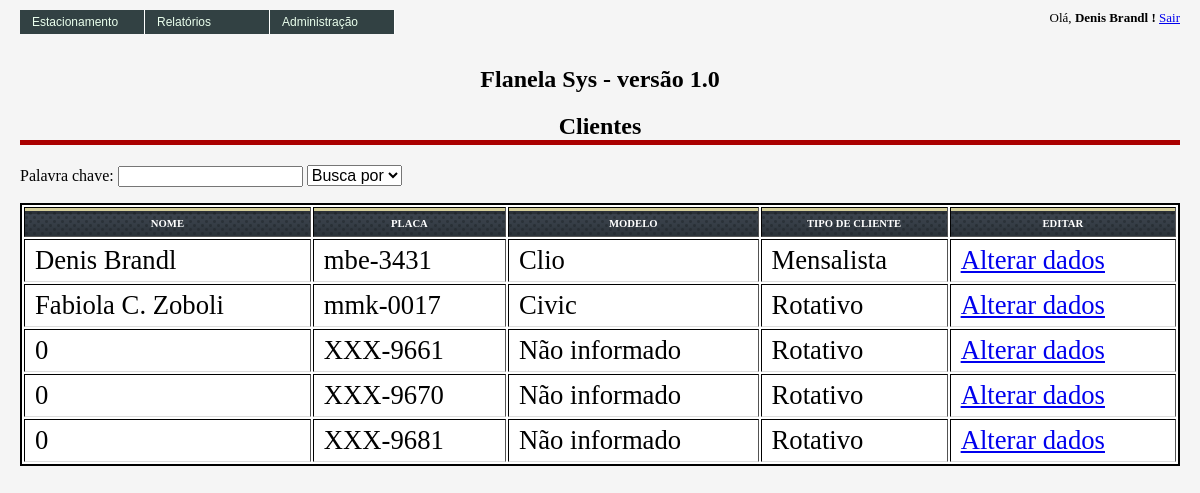
Before: /admin/clientes/index.php (signed in) with the older database file.
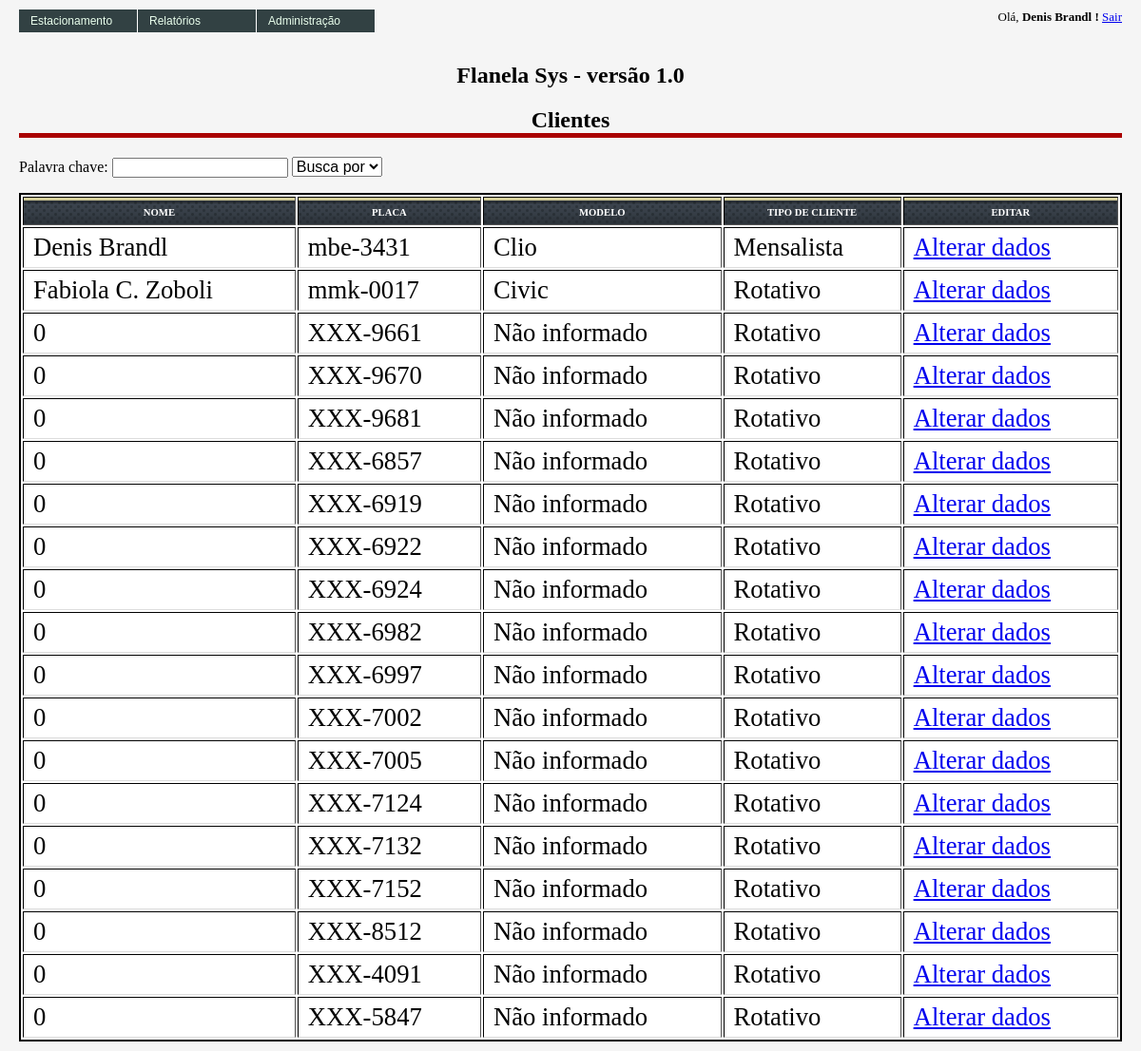
After: the same page with the newer database file.
### tables this page shows
CREATE TABLE IF NOT EXISTS `fla_clientes` (
  `cod_cliente` int(10) unsigned NOT NULL AUTO_INCREMENT,
  `nom_cliente` varchar(100) DEFAULT NULL,
  `cpf_cnpj_cliente` varchar(14) NOT NULL DEFAULT '0',
  `insc_municipal_cliente` varchar(14) NOT NULL DEFAULT '0',
  `insc_estadual_cliente` varchar(14) NOT NULL DEFAULT '0',
  `email_cliente` varchar(150) NOT NULL,
  `cep_cliente` varchar(9) NOT NULL DEFAULT '00000-000',
  `tip_rua_cliente` varchar(15) NOT NULL DEFAULT 'Rua',
  `des_end_cliente` varchar(200) NOT NULL,
  `num_end_cliente` int(6) NOT NULL DEFAULT '0',
  `com_end_cliente` varchar(150) NOT NULL,
  `bairro_end_cliente` varchar(150) NOT NULL,
  `estado_cliente` varchar(2) NOT NULL DEFAULT 'SC',
  `cidade_cliente` varchar(200) NOT NULL DEFAULT 'Blumenau',
  `tipo_cliente` varchar(1) NOT NULL DEFAULT 'R',
  `des_cor` int(6) DEFAULT NULL,
  `des_placa` varchar(8) NOT NULL,
  `cod_modelo` int(6) DEFAULT NULL,
  `cod_marca` int(6) DEFAULT NULL,
  PRIMARY KEY (`cod_cliente`)
);

CREATE TABLE IF NOT EXISTS `fla_modelos` (
  `cod_modelo` int(10) unsigned NOT NULL AUTO_INCREMENT,
  `des_modelo` varchar(50) NOT NULL,
  `cod_marca` int(10) NOT NULL,
  `ind_disponivel` int(1) DEFAULT '1',
  `ind_popular` int(1) DEFAULT '0',
  PRIMARY KEY (`cod_modelo`)
);

### includes/config.php (called while the page is built, shortened)
<?php
  $url = "http://localhost/flanelasys" . DS;
  $titulo_pagina = 'Flanela Sys - versão 1.0';
?>

### classes/fla_clientes.class.php (called while the page is built, shortened)
<?php
class fla_clientes {
    public function buscaClientes($objCliente) {
        $objConexao = new fla_conexao();
        $where = "";
        $separador = "";
        $colunas_select = "";
        $arrClientes = array();
        $parametros_where = get_object_vars($objCliente);
        $parametros_where = array_filter($parametros_where,'strlen');
        $arrAtributos = get_class_vars(get_class($objCliente));
        $countArrAtributos = count($arrAtributos);
        $aux = 1;
        if (is_array($arrAtributos)) {
            foreach ($arrAtributos as $key => $value) {
                if ($aux != $countArrAtributos)
                    $separador = ",";
                else
                    $separador = "";
                $colunas_select .= $key.$separador.chr(10);
                $aux++;
            }
        }
        $SQL = sprintf("select %s from fla_clientes rot %s",$colunas_select,$where);
        $rsClientes = $objConexao->prepare($SQL);
        $rsClientes->execute();
        $count = $rsClientes->rowCount();
        $aux = 0;
        if ($count > 0) {
            while ($clientes = $rsClientes->fetch(PDO::FETCH_ASSOC)) {
                foreach ($clientes as $key => $value) {
                    if (!empty($value))
                        $arrClientes[$aux][$key] = $value;
                    else
                        $arrClientes[$aux][$key] = 0;
                }
                $aux++;
            }
            return $arrClientes;
        } else {
            return false;
        }
        return $arrClientes;
    }
}
?>

### classes/fla_modelos.class.php (called while the page is built, shortened)
<?php
class fla_modelos {
	private $cod_modelo;
	private $cod_marca;
	public function set_cod_modelo($cod_modelo) {
		$this->cod_modelo = $cod_modelo;
	}
	public function get_cod_modelo() {
		return $this->cod_modelo;
	}
	public function get_cod_marca() {
		return $this->cod_marca;
	}
	public function buscaModelos($objModelos) {
		$objConexao = new fla_conexao();
		$where = " WHERE 1 = 1 ";
		if ($objModelos->get_cod_modelo() != "") {
		    $where .= " AND cod_modelo = " . $objModelos->get_cod_modelo();
		}
		$SQL = "SELECT
					cod_modelo,
					des_modelo,
					cod_marca,
					ind_disponivel,
					ind_popular
				FROM
					fla_modelos
				" . $where . "
				ORDER BY des_modelo";
		$rsModelos = $objConexao->prepare($SQL);
		$rsModelos->execute() or die ($objConexao->errorInfo());
		$arrModelos = array();
		$aux = 0;
		while ($modelo = $rsModelos->fetch(PDO::FETCH_ASSOC)) {
			$arrModelos[$aux]['cod_modelo'] = $modelo['cod_modelo'];
			$arrModelos[$aux]['des_modelo'] = $modelo['des_modelo'];
			$arrModelos[$aux]['cod_marca']  = $modelo['cod_marca'];
			$arrModelos[$aux]['ind_disponivel']  = $modelo['ind_disponivel'];
			$arrModelos[$aux]['ind_popular']  = $modelo['ind_popular'];
			$aux++;
		}
		return $arrModelos;
	}
}
?>

### admin/clientes/index.php (the view, shortened to what this page needs)
<?php
include_once('../../includes/config.php');
require_once($path_relative . 'verifica.php');
include_once($path_classes . 'fla_clientes.class.php');
include_once($path_classes . 'fla_modelos.class.php');
$objClientes = new fla_clientes();
$objModelos = new fla_modelos();
$arrClientes = $objClientes->buscaClientes($objClientes);
?>
<html>
    <head>
        <link href="../../images/style.css" rel="stylesheet" type="text/css" />
    </head>
    <body>
        <div class="content">
            <?php
            include_once("../../menu.php");
            ?>
            <div class="data">
                <h1 style="text-align:center;"> Clientes </h1>
                <form>
                        Palavra chave: <input name="palavra_chave" id="palava_chave" />
                        <select>
                                <option value="">Busca por </option>
                        </select>
                </form>
                <table style="width:100%;" border="1" align="center">
                    <tr>
                        <th> Nome </th>
                        <th> Placa </th>
                        <th> Modelo </th>
                        <th> Tipo de cliente </th>
                        <th> Editar </th>
                    </tr>
                    <?php
                    for ($i = 0; $i < count($arrClientes); $i++) {
                        echo '<tr>' . chr(10);
                        if ($arrClientes[$i]['nom_cliente'] == "") {
                            echo '<td> Não informado </td>' . chr(10);
                        } else {
                            echo '<td>' . $arrClientes[$i]['nom_cliente'] . '</td>' . chr(10);
                        }
                        echo '<td>' . $arrClientes[$i]['des_placa'] . '</td>' . chr(10);
                        $objModelos->set_cod_modelo($arrClientes[$i]['cod_modelo']);
                        $arrModelos = $objModelos->buscaModelos($objModelos);
                        $tipo_cliente = $arrClientes[$i]['tipo_cliente'] == "M" ? "Mensalista" : "Rotativo";
                        echo '<td>' . $arrModelos[0]['des_modelo'] . '</td>' . chr(10);
                        echo '<td>' . $tipo_cliente . '</td>' . chr(10);
                        echo sprintf('<td> <a href="cadastrar_cliente.php?cod_cliente=%s">Alterar dados</a> </td>', $arrClientes[$i]['cod_cliente']) . chr(10);
                        echo '</tr>' . chr(10);
                    }
                    ?>
                </table>
            </div>
        </div>
    </body>
</html>

### menu.php (shortened to what this page needs)
<ul id="jsddm">
    <li><a href="#">Estacionamento</a>
    </li>
    <li><a href="#">Relatórios</a>
    </li>
<?php
    if ($_SESSION["COD_TIPO_USUARIO"] == 2) {
?>
        <li><a href="#">Administração</a>
        </li>
<?php
    }
?>
</ul>
<span style="text-align:right;float:right;font-size:small;">
    Olá, <strong> <?php echo $_SESSION['NOM_USUARIO']; ?> !</strong> <a href="<?php echo $url.'logout.php'; ?>">Sair</a>
</span>
<br /><br />
<h2 style="text-align:center;font-weight:bolder;">
    <?php echo $titulo_pagina; ?>
</h2>

### images/style.css (style rules this page uses)
body { font-family:tahoma; padding:0px; margin:0px; background:#f5f5f5; }
div.content { padding:10px 20px; }
div.content h1 { font-size:18pt; border-bottom:5px solid #a00; padding:0px; margin:10px 0px 20px; width:100%; }
div.content div.data table { border:2px solid #000; background:#fff; width:100%; }
div.content div.data table td { font-size:20pt; padding:5px 10px; border-bottom:1px solid #ddd; text-align: left; }
div.content div.data table th { text-align: center; font-size: 8pt; padding: 10px 10px 7px; text-transform: uppercase; color: #fff; background:url(head.gif) left -5px repeat-x; }
select { font-size: 12pt; }

### admin/clientes/index.php (style rules this page uses)
#jsddm { margin: 0; padding: 0 }
#jsddm li { float: left; list-style: none; font: 12px Tahoma, Arial }
#jsddm li a { display: block; background: #324143; padding: 5px 12px; text-decoration: none; border-right: 1px solid white; width: 100px; color: #EAFFED; white-space: nowrap }

Changed rows visible on the page:
added fla_clientes: des_placa "XXX-6857", tipo_cliente "Rotativo"
added fla_clientes: des_placa "XXX-6919", tipo_cliente "Rotativo"
added fla_clientes: des_placa "XXX-6922", tipo_cliente "Rotativo"
added fla_clientes: des_placa "XXX-6924", tipo_cliente "Rotativo"
added fla_clientes: des_placa "XXX-6982", tipo_cliente "Rotativo"
added fla_clientes: des_placa "XXX-6997", tipo_cliente "Rotativo"
added fla_clientes: des_placa "XXX-7002", tipo_cliente "Rotativo"
added fla_clientes: des_placa "XXX-7005", tipo_cliente "Rotativo"
added fla_clientes: des_placa "XXX-7124", tipo_cliente "Rotativo"
added fla_clientes: des_placa "XXX-7132", tipo_cliente "Rotativo"
added fla_clientes: des_placa "XXX-7152", tipo_cliente "Rotativo"
added fla_clientes: des_placa "XXX-8512", tipo_cliente "Rotativo"
added fla_clientes: des_placa "XXX-4091", tipo_cliente "Rotativo"
added fla_clientes: des_placa "XXX-5847", tipo_cliente "Rotativo"
Other visible differences:
new list line: "0 Alterar dados"
new list line: "Não informado"
